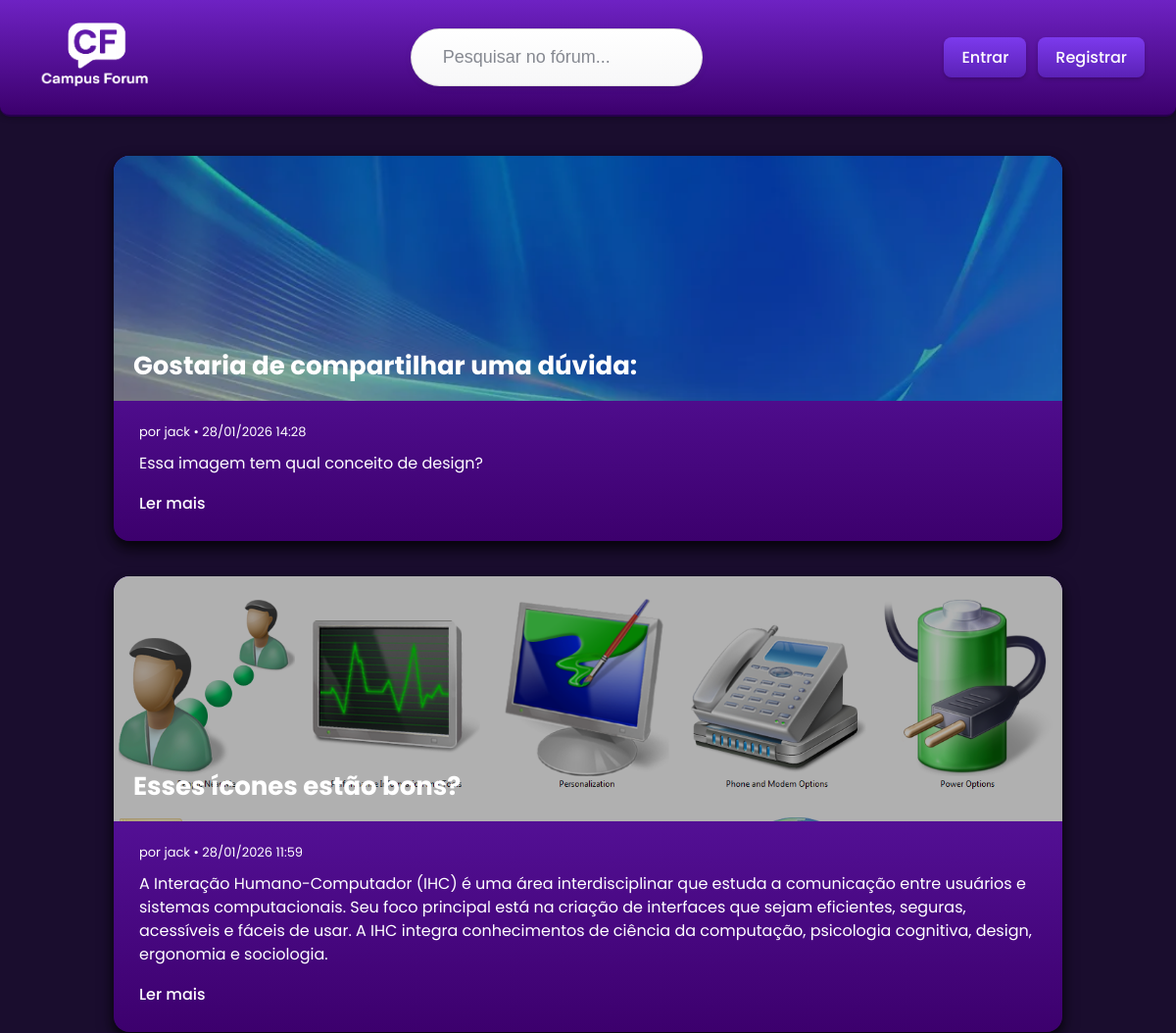
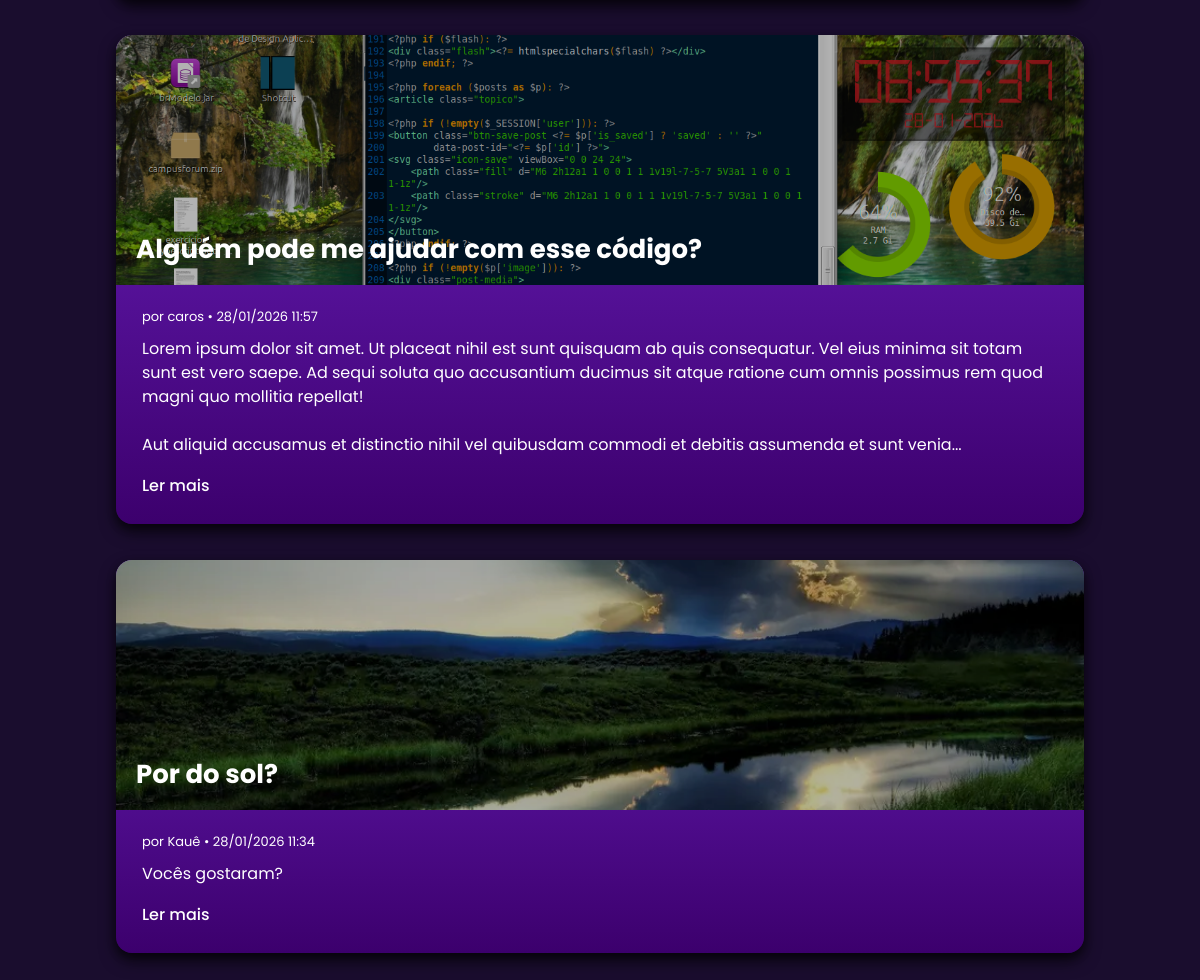
The page / on the database its author committed (2 pictures, top to bottom).
### tables this page shows
CREATE TABLE `posts` (
  `id` int(11) NOT NULL,
  `user_id` int(11) NOT NULL,
  `title` varchar(255) NOT NULL,
  `content` text NOT NULL,
  `image` varchar(255) DEFAULT NULL,
  `created_at` timestamp NOT NULL DEFAULT current_timestamp()
);

CREATE TABLE `users` (
  `id` int(11) NOT NULL,
  `username` varchar(100) NOT NULL,
  `email` varchar(150) NOT NULL,
  `password` varchar(255) NOT NULL,
  `created_at` timestamp NOT NULL DEFAULT current_timestamp()
);

### index.php (the view, shortened to what this page needs)
<?php
$mysqli = db_connect();
$search = $_GET['q'] ?? '';
if ($search) {
    $stmt = $mysqli->prepare("
        SELECT p.*, u.username
        FROM posts p
        JOIN users u ON u.id = p.user_id
        WHERE p.title LIKE CONCAT('%', ?, '%')
           OR p.content LIKE CONCAT('%', ?, '%')
        ORDER BY p.created_at DESC
    ");
    $stmt->bind_param('ss', $search, $search);
    $stmt->execute();
    $res = $stmt->get_result();
} else {
    $res = $mysqli->query("
        SELECT p.*, u.username
        FROM posts p
        JOIN users u ON u.id = p.user_id
        ORDER BY p.created_at DESC
    ");
}
$posts = $res->fetch_all(MYSQLI_ASSOC);
?>
<!doctype html>
<html lang="pt-br">
<head>
<link rel="stylesheet" href="styles.css">
<link rel="stylesheet" href="index_style.css">
</head>
<body>
<header>
    <a href="/campusforumatl/index.php">
        <img src="/campusforumatl/campusforumlogox.png" width="140">
    </a>
    <div class="search-box">
        <form method="get">
            <input type="text" name="q" placeholder="Pesquisar no fórum..."
                   value="<?= htmlspecialchars($search) ?>">
        </form>
    </div>
    <nav class="nav-user">
<?php if (!empty($_SESSION['user'])): ?>
    <?php
    $uid = $_SESSION['user']['id'];
    $q = $mysqli->prepare("SELECT avatar FROM users WHERE id = ?");
    $q->bind_param("i", $uid);
    $q->execute();
    $u = $q->get_result()->fetch_assoc();
    $avatar = !empty($u['avatar'])
        ? "/campusforumatl/uploads/avatars/".$u['avatar']
        : "https://ui-avatars.com/api/?name=".urlencode($_SESSION['user']['username'])."&background=7b3fe4&color=fff";
    ?>
    <a href="perfil.php" class="avatar-link">
        <img src="<?= htmlspecialchars($avatar) ?>" class="nav-avatar">
    </a>
    <a href="salvos.php" class="btn-novo">⭐</a>
    <a href="create_pergunta.php" class="btn-novo">+</a>
    <a href="logout.php" class="btn-logout">Sair</a>
<?php else: ?>
    <a href="login.php" class="btn-novo">Entrar</a>
    <a href="register.php" class="btn-novo">Registrar</a>
<?php endif; ?>
</nav>
</header>
<main>
<?php foreach ($posts as $post):
    $img = !empty($post['image'])
        ? '/campusforumatl/uploads/posts/'.$post['image']
        : '';
?>
<article class="post-card<?= $img ? ' has-image' : '' ?>">
<?php if ($img): ?>
<div class="post-image">
    <img src="<?= htmlspecialchars($img) ?>">
    <div class="post-overlay"></div>
    <div class="post-title">
        <h2>
            <a href="pergunta.php?id=<?= $post['id'] ?>">
                <?= htmlspecialchars($post['title']) ?>
            </a>
        </h2>
    </div>
</div>
<?php endif; ?>
<div class="post-body">
    <span class="post-meta">
        por <?= htmlspecialchars($post['username']) ?> •
        <?= date('d/m/Y H:i', strtotime($post['created_at'])) ?>
    </span>
    <p>
        <?= nl2br(htmlspecialchars(mb_strimwidth($post['content'], 0, 350, '...'))) ?>
    </p>
    <div class="post-actions">
        <a href="pergunta.php?id=<?= $post['id'] ?>">Ler mais</a>
    </div>
</div>
</article>
<?php endforeach; ?>
</main>
</body>
</html>

### styles.css (style rules this page uses)
body { margin: 0; font-family: Arial, sans-serif; background-color: #1a0d2e; color: #e0d5f0; }
header { background: linear-gradient(180deg, #6e22c3, #3c006d); color: white; padding: 12px 25px; display: flex; align-items: center; justify-content: space-between; border-bottom: 2px solid #26004d; box-shadow: 0 1px 6px rgba(0, 0, 0, 0.3); border-radius: 0 0 10px 10px; }
header .btn-novo { background: linear-gradient(180deg, #7c3aed, #5b21b6); color: #ffffff; padding: 8px 18px; border-radius: 8px; font-weight: 500; border: none; cursor: pointer; transition: 0.3s ease; box-shadow: 0 2px 4px rgba(0,0,0,0.2); }
.search-box { display: flex; align-items: center; justify-content: center; border-radius: 0px; padding: 7.1px 6.6px; width: 100%; max-width: 100%; margin: 25px auto; }
.search-box input { border: 1px solid rgba(0,0,0,0.12); outline: none; flex: 0 1 100%; max-width: 2800px; width: 100%; font-size: 18px; color: #111827; background: linear-gradient(180deg, #ffffff, #f7f7f8); border-radius: 999px; padding: 18px 32px; box-shadow: 0 2px 6px rgba(60,64,67,0.12), inset 0 1px 0 rgba(255,255,255,0.7); transition: box-shadow 0.18s ease, transform 0.12s ease; }
.search-box input::placeholder { color: rgba(17, 24, 39, 0.5); width: 95%; }
main { display: flex; justify-content: center; align-items: flex-start; gap: 25px; padding: 20px 0; width: 100%; }

### index_style.css (style rules this page uses)
* { box-sizing: border-box; margin: 0; padding: 0; }
body { font-family: Arial, sans-serif; background-color: #1a0d2e; color: #e0d5f0; min-height: 100vh; -webkit-font-smoothing: antialiased; }
header { width: 100%; background: linear-gradient(180deg, #6e22c3, #3c006d); display: flex; align-items: center; justify-content: center; padding: 16px 32px; position: sticky; top: 0; z-index: 10; box-shadow: 0 1px 6px rgba(0, 0, 0, 0.3); border-bottom: 2px solid #26004d; gap: 20px; }
header .search-box { flex: 1; margin: 0; order: 2; display: flex; }
header .search-box input { flex: 1 1 auto; width: 100%; max-width: none; padding: 18px 32px; max-width: 2800px; border-radius: 999px; border: 1px solid rgba(0,0,0,0.12); background: linear-gradient(180deg, #ffffff, #f7f7f8); color: #111827; font-size: 18px; box-shadow: 0 2px 6px rgba(60,64,67,0.12), inset 0 1px 0 rgba(255,255,255,0.7); transition: box-shadow 0.18s ease, transform 0.12s ease; }
header .search-box input::placeholder { color: rgba(17, 24, 39, 0.5); }
header nav { display: flex; align-items: center; gap: 16px; flex-shrink: 0; order: 3; }
header nav .btn-novo { background: linear-gradient(180deg, #7c3aed, #5b21b6); color: #ffffff; padding: 8px 18px; border-radius: 8px; font-weight: 500; border: none; cursor: pointer; text-decoration: none; transition: 0.3s ease; box-shadow: 0 2px 4px rgba(0,0,0,0.2); }
main { max-width: 1000px; margin: 40px auto; display: block; padding: 0 16px; }
.post-card { width: 100%; background: linear-gradient(180deg, #6e22c3, #3c006d); border-radius: 16px; overflow: hidden; margin-bottom: 36px; box-shadow: 0 8px 16px rgba(0,0,0,0.6), 0 4px 8px rgba(0,0,0,0.4); position: relative; transition: 0.3s; color: #ffffff; }
.post-image { position: relative; width: 100%; height: 250px; overflow: hidden; }
.post-image img { width: 100%; height: 100%; object-fit: cover; display: block; }
.post-overlay { position: absolute; inset: 0; background: rgba(0,0,0,0.3); }
.post-title { position: absolute; bottom: 16px; left: 20px; right: 20px; z-index: 2; }
.post-title h2 { margin: 0; font-size: 26px; color: #ffffff; font-weight: 700; }
.post-title a { color: #ffffff; text-decoration: none; transition: 0.3s; }
.post-body { padding: 22px 26px 26px; color: #ffffff; }
.post-body p { color: #ffffff; line-height: 1.5; margin: 0; }
.post-meta { font-size: 13px; color: #ffffff; margin-bottom: 10px; display: block; }
.post-actions { display: flex; justify-content: flex-start; align-items: center; margin-top: 16px; gap: 12px; }
.post-actions a { color: #ffffff; text-decoration: none; font-weight: 500; transition: 0.3s; }

### index.php (style rules this page uses)
body { font-family: 'Poppins', sans-serif; }
.nav-user { display: flex; align-items: center; gap: 12px; }

### rows shown on the page
posts: image (picture), title "Gostaria de compartilhar uma dúvida:", user.username "jack", created_at "28/01/2026 14:28", content "Essa imagem tem qual conceito de design?"
posts: image (picture), title "Esses ícones estão bons?", user.username "jack", created_at "28/01/2026 11:59", content "A Interação Humano-Computador (IHC) é uma área interdisciplinar que estuda a comunicação entre usuários e sistemas computacionais. Seu foco principal está na criação de interfaces que sejam eficientes, seguras, acessíveis e fáceis de usar. A IHC integra conhecimentos de ciência da computação, psicologia cognitiva, design, ergonomia e sociologia."
posts: image (picture), title "Alguém pode me ajudar com esse código?", user.username "caros", created_at "28/01/2026 11:57", content "Lorem ipsum dolor sit amet. Ut placeat nihil est sunt quisquam ab quis consequatur. Vel eius minima sit totam sunt est vero saepe. Ad sequi soluta quo accusantium ducimus sit atque ratione cum omnis possimus rem quod magni quo mollitia repellat! Aut aliquid accusamus et distinctio nihil vel quibusdam commodi et debitis assumenda et sunt venia..."
posts: image (picture), title "Por do sol?", user.username "Kauê", created_at "28/01/2026 11:34", content "Vocês gostaram?"
